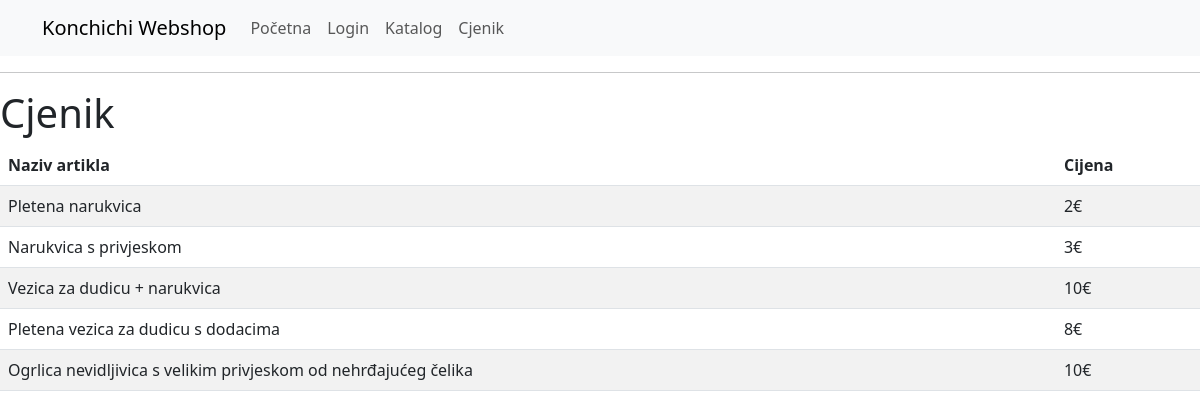
Screenshot of /cjenik with the database file from the repository.
### app/models.py (models this page shows, shortened)
class Prices(db.Model):
    id = db.Column(db.Integer, primary_key=True)
    article_name = db.Column(db.String(140), unique=True)
    price = db.Column(db.Integer)

### app/routes.py (the view)
@app.route('/cjenik')
def cjenik():
    prices = Prices.query.all()
    return render_template('cjenik.html', title='Cjenik', prices = prices)

### app/templates/cjenik.html (shortened to what this page needs)
{% extends "base.html" %}
{% block content %}
<html>
    <head>
    </head>
    <body>
        <h1>Cjenik</h1>
        <table class="table table-striped">
            <thead>
                <tr>
                    <th>Naziv artikla</th>
                    <th>Cijena</th>
                </tr>
            </thead>
            <tbody>
                {% for price in prices %}
                <tr>
                    <td>{{ price.article_name }}</td>
                    <td>{{ price.price }}€</td>
                </tr>
                {% endfor %}
            </tbody>
        </table>
    </body>
</html>
{% endblock %}

### app/templates/base.html (shortened to what this page needs)
<!doctype html>
<html>
    <head>
        <link rel="stylesheet" href="https://cdn.jsdelivr.net/npm/bootstrap@5.3.0/dist/css/bootstrap.min.css">
    </head>
    <body>
      <nav class="navbar navbar-expand-lg navbar-light bg-light">
          <div class="container">
              <a class="navbar-brand" href="{{ url_for('index') }}">Konchichi Webshop</a>
              <div class="collapse navbar-collapse" id="navbarNav">
                  <ul class="navbar-nav">
                      <li class="nav-item">
                          <a class="nav-link" href="{{ url_for('index') }}">Početna</a>
                      </li>
                      <li class="nav-item">
                          <a class="nav-link" href="{{ url_for('login') }}">Login</a>
                      </li>
                      <li class="nav-item">
                          <a class="nav-link" href="{{ url_for('katalog') }}">Katalog</a>
                      </li>
                      <li class="nav-item">
                          <a class="nav-link" href="{{ url_for('cjenik') }}">Cjenik</a>
                      </li>
                  </ul>
              </div>
          </div>
      </nav>
      <hr>
      {% block content %}{% endblock %}
  </body>
</html>

### rows the page displays
Prices: article_name "Pletena narukvica", price "2"
Prices: article_name "Narukvica s privjeskom", price "3"
Prices: article_name "Vezica za dudicu + narukvica", price "10"
Prices: article_name "Pletena vezica za dudicu s dodacima", price "8"
Prices: article_name "Ogrlica nevidljivica s velikim privjeskom od nehrđajućeg čelika", price "10"
